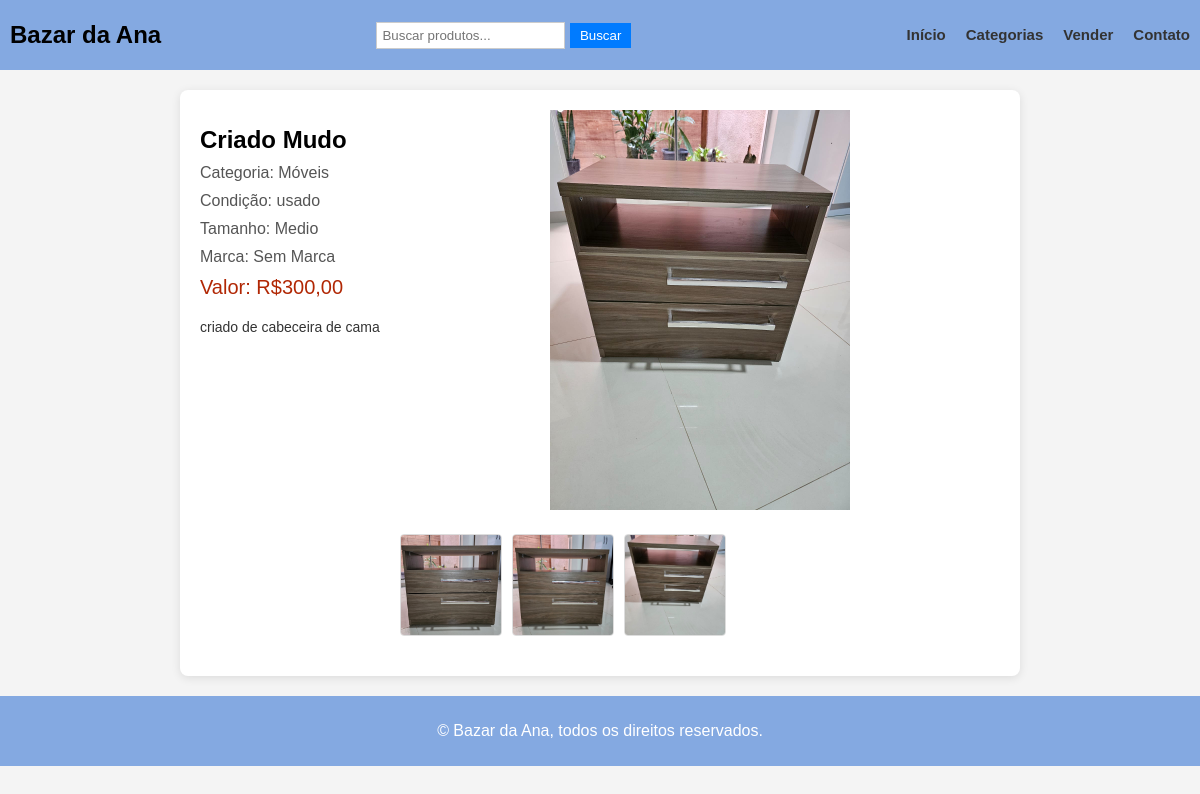
The page /detail/2/ on the database its author committed.
### app_main/models.py (models this page shows, shortened)
class Product(models.Model):
    status_choice = (('nove', 'Novo'), ('usado', 'Usado'), ('semi-novo', 'Semi-novo'), ('quebrado', 'Quebrado'))
    name = models.CharField(max_length=200, verbose_name='Nome')
    price = models.DecimalField(max_digits=10, decimal_places=2, verbose_name='Preço')
    seller = models.ForeignKey(Seller, on_delete=models.CASCADE, verbose_name='Vendedor')
    categorie = models.ForeignKey(Categories, on_delete=models.CASCADE, verbose_name='Categoria')
    size = models.CharField(max_length=20, verbose_name='Tamanho', null=True, blank=True)
    brand = models.CharField(max_length=100, verbose_name="Marca", null=True, blank=True)
    condition=models.CharField(max_length=20, choices=status_choice, verbose_name='Condição')
    sold = models.BooleanField(default=False, verbose_name='Vendido')
    description = models.TextField(max_length=200, verbose_name='Descrição')
    class Meta:
        ordering=['name']
        verbose_name='Produto'

class Categories(models.Model):
    name = models.CharField(max_length=100, verbose_name='Tipo', unique=True)
    class Meta:
        ordering=['name']
        verbose_name='Categorias'
        verbose_name_plural='Categorias'
    def __str__(self):
        return self.name

class Photo(models.Model):
    product = models.ForeignKey(Product, on_delete=models.CASCADE, verbose_name='Produto', related_name='foto')
    cover = models.BooleanField(default=False, verbose_name='Capa')
    sold = models.BooleanField(default=False, verbose_name='Vendido')
    photo = models.ImageField(upload_to='products/', verbose_name='Foto')
    class Meta:
        ordering=['product']
        verbose_name='Imagem'
        verbose_name_plural = 'Imagens'

### app_main/views.py (the view)
# urls.py: path('detail/<int:pk>/', views.ProductDetailView.as_view(), name='detail'),
class ProductDetailView(DetailView):
    template_name = 'detail.html'
    model = Product
    context_object_name = 'product'
    queryset = Product.objects.prefetch_related(Prefetch('foto', queryset=Photo.objects.all())).filter(sold=False)

### app_main/templates/detail.html (shortened to what this page needs)
{% extends "base.html" %}
{% load static %}
{% block content %}
<link rel="stylesheet" href="{% static 'css/styles_details.css' %}">
<body>
<div class="product-container">
    <div>
        <h1 class="product-name">{{ product.name }}</h1>
        <div class="product-category">Categoria: {{ product.categorie }}</div>
        <div class="product-category">Condição: {{ product.condition }}</div>
        <div class="product-category">Tamanho: {{ product.size}}</div>
        <div class="product-category">Marca: {{ product.brand}}</div>
        <div class="product-price">Valor: R${{ product.price }}</div>
        <div class="product-description">{{ product.description }}</div>
    </div>
    <div class="image-gallery">
        {% for ph in product.foto.all %}
            {% if ph.cover %}
                <img id="main-image" src="{{ ph.photo.url }}" alt="{{ product.name }}" class="main-image" onclick="enlargeImage(this)">
            {% endif %}
        {% endfor %}
        <div class="thumbnail-container">
            {% for photo in product.foto.all %}
                <img src="{{ photo.photo.url }}" alt="{{ product.name }}" class="thumbnail" onclick="changeImage('{{ photo.url }}')">
            {% endfor %}
        </div>
    </div>
</div>
</body>
{% endblock %}

### static/css/styles.css (style rules this page uses)
body { font-family: sans-serif; margin: 0; padding: 0; background-color: #f4f4f4; }

### static/css/styles_details.css (style rules this page uses)
body { font-family: sans-serif; margin: 0; padding: 0; background-color: #f4f4f4; }
.product-container { display: grid; grid-template-columns: 1fr 3fr; max-width: 800px; margin: auto; background: white; padding: 20px; border-radius: 8px; box-shadow: 0 2px 10px rgba(0, 0, 0, 0.1); }
.product-name { font-size: 24px; font-weight: bold; margin-bottom: 10px; }
.product-category { font-size: 16px; color: #555; margin-bottom: 10px; }
.product-price { font-size: 20px; color: #b12704; margin-bottom: 20px; }
.product-description { font-size: 14px; color: #333; margin-bottom: 20px; }
.thumbnail-container { display: flex; gap: 10px; margin-bottom: 20px; }
.thumbnail { width: 100px; height: 100px; object-fit: cover; cursor: pointer; border: 1px solid #ddd; border-radius: 4px; transition: border 0.3s; }
.main-image { width: 100%; max-height: 400px; object-fit: contain; border-radius: 8px; margin-bottom: 20px; }

### rows shown on the page
Product: name "Criado Mudo", categorie "Móveis", condition "usado", size "Medio", brand "Sem Marca", price "300,00", description "criado de cabeceira de cama"
Photo: photo (picture)
Photo: photo (picture)
Photo: photo (picture)
